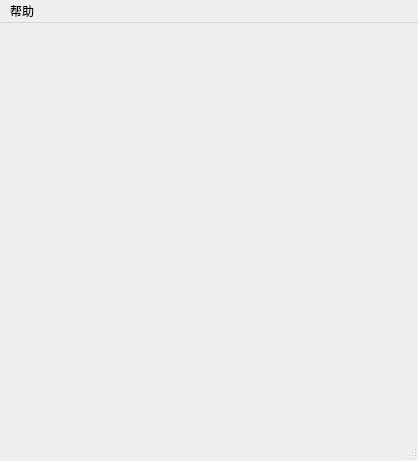
<?xml version="1.0" encoding="UTF-8"?>
<ui version="4.0">
 <class>MainWindow</class>
 <widget class="QMainWindow" name="MainWindow">
  <property name="geometry">
   <rect>
    <x>0</x>
    <y>0</y>
    <width>418</width>
    <height>461</height>
   </rect>
  </property>
  <property name="sizePolicy">
   <sizepolicy hsizetype="Minimum" vsizetype="Preferred">
    <horstretch>0</horstretch>
    <verstretch>0</verstretch>
   </sizepolicy>
  </property>
  <property name="windowIcon">
   <iconset resource="../res/res.qrc">
    <normaloff>:/img/image/main_icon.png</normaloff>:/img/image/main_icon.png</iconset>
  </property>
  <property name="iconSize">
   <size>
    <width>30</width>
    <height>30</height>
   </size>
  </property>
  <widget class="QWidget" name="centralwidget">
   <property name="sizePolicy">
    <sizepolicy hsizetype="Minimum" vsizetype="Expanding">
     <horstretch>0</horstretch>
     <verstretch>0</verstretch>
    </sizepolicy>
   </property>
   <layout class="QVBoxLayout" name="verticalLayout_2">
    <item>
     <layout class="QVBoxLayout" name="verticalLayout">
      <item>
       <widget class="OptionWidget" name="widget" native="true">
        <property name="sizePolicy">
         <sizepolicy hsizetype="Minimum" vsizetype="Expanding">
          <horstretch>0</horstretch>
          <verstretch>0</verstretch>
         </sizepolicy>
        </property>
       </widget>
      </item>
     </layout>
    </item>
   </layout>
  </widget>
  <widget class="QMenuBar" name="menubar">
   <property name="geometry">
    <rect>
     <x>0</x>
     <y>0</y>
     <width>418</width>
     <height>22</height>
    </rect>
   </property>
   <widget class="QMenu" name="menuHelp">
    <property name="title">
     <string>帮助</string>
    </property>
    <addaction name="actionAbout"/>
   </widget>
   <addaction name="menuHelp"/>
  </widget>
  <widget class="QStatusBar" name="statusbar"/>
  <action name="actionAbout">
   <property name="text">
    <string>关于</string>
   </property>
  </action>
 </widget>
 <customwidgets>
  <customwidget>
   <class>OptionWidget</class>
   <extends>QWidget</extends>
   <header>ui_OptionWidget.h</header>
   <container>1</container>
  </customwidget>
 </customwidgets>
 <resources>
  <include location="../res/res.qrc"/>
 </resources>
 <connections/>
</ui>
